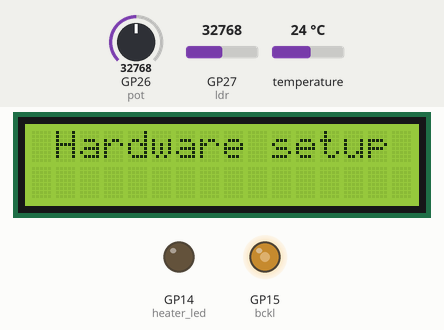
This program was run on a simulated Raspberry Pi Pico running MicroPython. Parts: 16×2 character LCD, output pins drawn as LEDs (lit = HIGH). The test bench sets the inputs (shaded band); at power-on: temperature 24 °C, GP27 (ldr) = 32768, GP26 (pot) = 32768 (analog values on the 0–65535 scale). What the program prints to the serial console is not drawn.

Above: at 1.2 s.
1.3 s: temperature set to 20.3 °C
At 2.0 s:
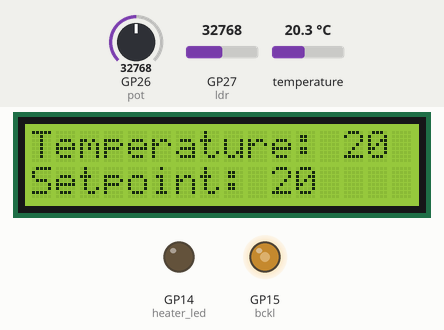
3.1 s: temperature set to 19.5 °C
At 4.8 s:
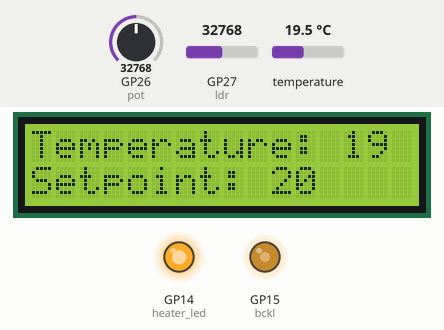
5.1 s: GP27 (ldr) set to 45874
At 6.6 s:
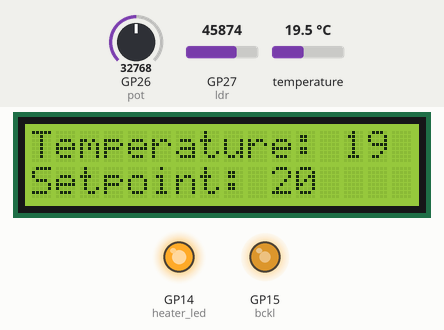
7.1 s: GP26 (pot) set to 31552
At 8.2 s:
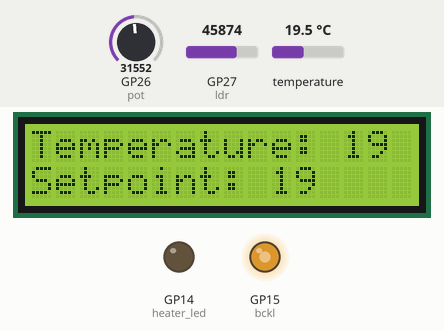
9.1 s: GP27 (ldr) set to 57670
At 10.8 s:
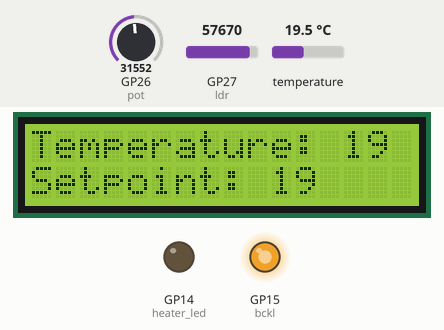
11.1 s: GP26 (pot) set to 45874
At 12.4 s:
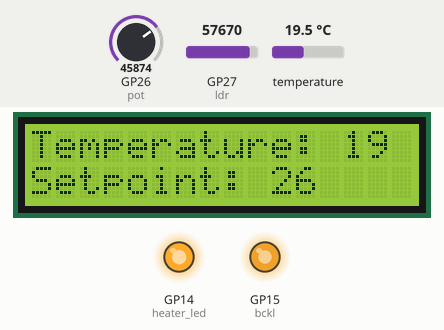
Timing chart, 0 to 14.1 s (numbered marks = the images above; inputs shaded):
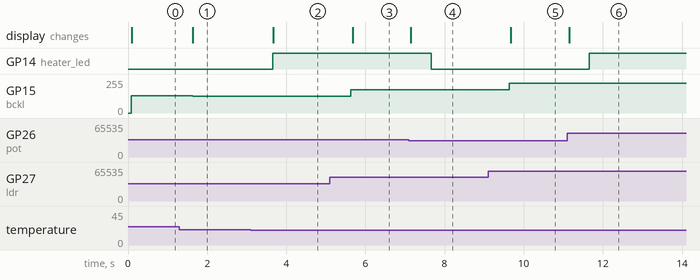

Measured:
- the behaviour switches between 20 and 19.9 °C on temperature (found by bisection; images 1 and 2)
- the behaviour switches between 32752 and 32736 on GP26 (pot) (found by bisection; images 3 and 4)
- after the input at 1.3 s, the display: changes after 0.33 s (image 1)
- after the input at 3.1 s, GP14 (heater_led): LOW → HIGH after 0.56 s; the display: changes after 0.58 s (image 2)
- after the input at 5.1 s, GP15 (bckl): 127/255 → 176/255 after 0.53 s; the display: first changes after 0.57 s (image 3 shows a later state)
- after the input at 7.1 s, GP14 (heater_led): HIGH → LOW after 0.56 s; the display: changes after 0.05 s (image 4)
- after the input at 9.1 s, GP15 (bckl): 176/255 → 222/255 after 0.53 s; the display: first changes after 0.57 s (image 5 shows a later state)
- after the input at 11.1 s, GP14 (heater_led): LOW → HIGH after 0.56 s; the display: changes after 0.05 s (image 6)

The program:

therm_timer.py
```python
# file therm_timer.py
# simulation of thermostat
# author philippe.camus@hepl.be
# date 8/11/2022

from machine import Timer
from therm_loop_util_v1 import *

ds_sensor, roms, pot, heater_led, ldr, lcd, bckl = hardware_setup()

# Creates 4 Timer objects
timer1 = Timer()
timer2 = Timer()
timer3 = Timer()
timer4 = Timer()

# We group reading, checking and displaying into callaback functions
# a timer object parameter is mandatory (but not used here)
def temp_read_display(timer):
    global temperature # must be global to be used by heater_test
    temperature = read_temperature(ds_sensor, roms)
    display_temperature(temperature, lcd)

def setp_read_display(timer):
    global setpoint # must be global to be used by heater_test
    setpoint = read_setpoint(pot)
    display_setpoint(setpoint, lcd)

def heater_test(timer):
    if (temperature < setpoint):
        set_heater(1,heater_led)
    else:
        set_heater(0,heater_led)

def lum_read_display(timer):
    luminosity = read_luminosity(ldr)
    display_luminosity(luminosity, bckl)

# read and display data once before installing timer callbacks
temperature = read_temperature(ds_sensor, roms)
display_temperature(temperature, lcd)

setpoint = read_setpoint(pot)
display_setpoint(setpoint, lcd)

if (temperature < setpoint):
    set_heater(1,heater_led)
else:
    set_heater(0,heater_led)

luminosity = read_luminosity(ldr)
display_luminosity(luminosity, bckl)

# Installs callbacks. These functions will be called by the timer interrupt code
# each function is initialized with the more appropriate rate
timer1.init(freq=0.5, mode=Timer.PERIODIC, callback=temp_read_display)
timer2.init(freq=2, mode=Timer.PERIODIC, callback=setp_read_display)
timer3.init(freq=1, mode=Timer.PERIODIC, callback=heater_test)
timer4.init(freq=0.25, mode=Timer.PERIODIC, callback=lum_read_display)
```

therm_loop_util_v1.py
```python
# file therm_loop_util_v1.py
# simulation of thermostat
# I/O access routines
# author philippe.camus@hepl.be
# date 21/8/2021

import machine, onewire, ds18x20
import pico_i2c_lcd
import utime

def hardware_setup():
    print("Hardware setup")
    ds_pin = machine.Pin(22)
    ds_sensor = ds18x20.DS18X20(onewire.OneWire(ds_pin))
    roms = ds_sensor.scan() # list of ds18x20 connected

    pot = machine.ADC(0)
    heater_led = machine.Pin(14, machine.Pin.OUT)
    ldr = machine.ADC(1)

    i2c = machine.I2C(0, sda=machine.Pin(8), scl=machine.Pin(9), freq=400000)
    lcd = pico_i2c_lcd.I2cLcd(i2c, 0x27, 2, 16)

    lcd.backlight_on()

    bckl = machine.PWM(machine.Pin(15))
    bckl.freq(1000)
    bckl.duty_u16(32768)

    lcd.move_to(1,0)
    lcd.putstr("Hardware setup")

    utime.sleep(1.5)
    return ds_sensor, roms, pot, heater_led, ldr, lcd, bckl

def read_temperature(ds_sensor, roms):
    #print("Read temperature")
    ds_sensor.convert_temp() # initiates temp conversion
    return int(ds_sensor.read_temp(roms[0]))

def display_temperature(temp,lcd):
    #print("Temperature : ",temp)
    lcd.move_to(0,0)
    lcd.putstr("Temperature:   ")
    lcd.move_to(13,0)
    lcd.putstr(str(temp))

def read_setpoint(pot):
    #print("Read setpoint")
    return int((pot.read_u16()/2047)+4)

def display_setpoint(setp,lcd):
    #print("Setpoint : ",setp)
    lcd.move_to(0,1)
    lcd.putstr("Setpoint:   ")
    lcd.move_to(10,1)
    lcd.putstr(str(setp))

def read_luminosity(ldr):
    #print("Read luminosity")
    return int((ldr.read_u16()/65535)*100)

def display_luminosity(lum,bckl):
    #print("Luminosity : ",lum)
    bckl.duty_u16(lum*655)

def set_heater(state,heater_led):
    if (state==0):
        #print("Heater is OFF")
        heater_led.value(0)
    else:
        #print("Heater is ON")
        heater_led.value(1)

def check_lib():
    ds_sensor, roms,pot,heater_led, ldr,lcd, bckl = hardware_setup()
    temperature = read_temperature(ds_sensor, roms)
    display_temperature(temperature,lcd)
    setpoint = read_setpoint(pot)
    display_setpoint(setpoint,lcd)
    luminosity = read_luminosity(ldr)
    display_luminosity(luminosity,bckl)
    set_heater(0,heater_led)
    set_heater(1,heater_led)

if __name__ == "__main__":
    # execute only if run as the main module (i.e. not an import module)
    check_lib()
```
